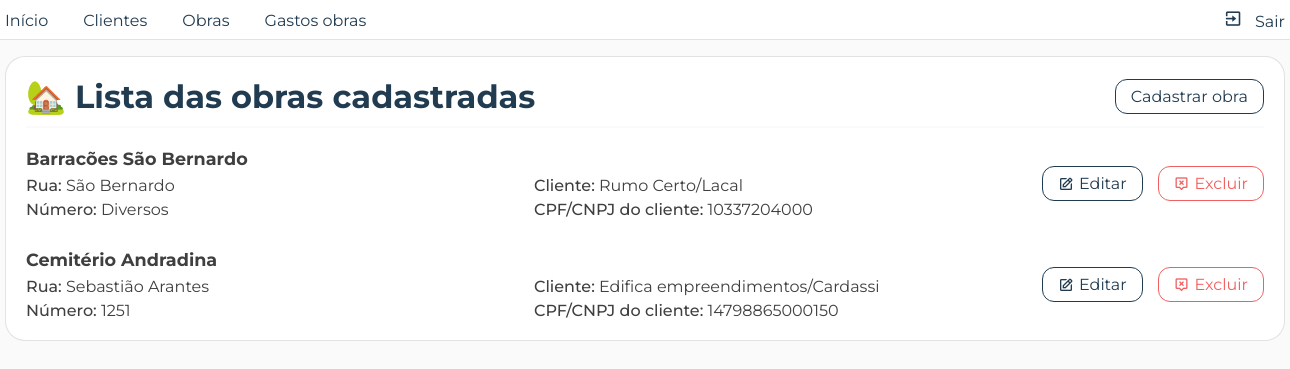
Before: /pages/front/listas/lista_obras.php (signed in) with the older database file.
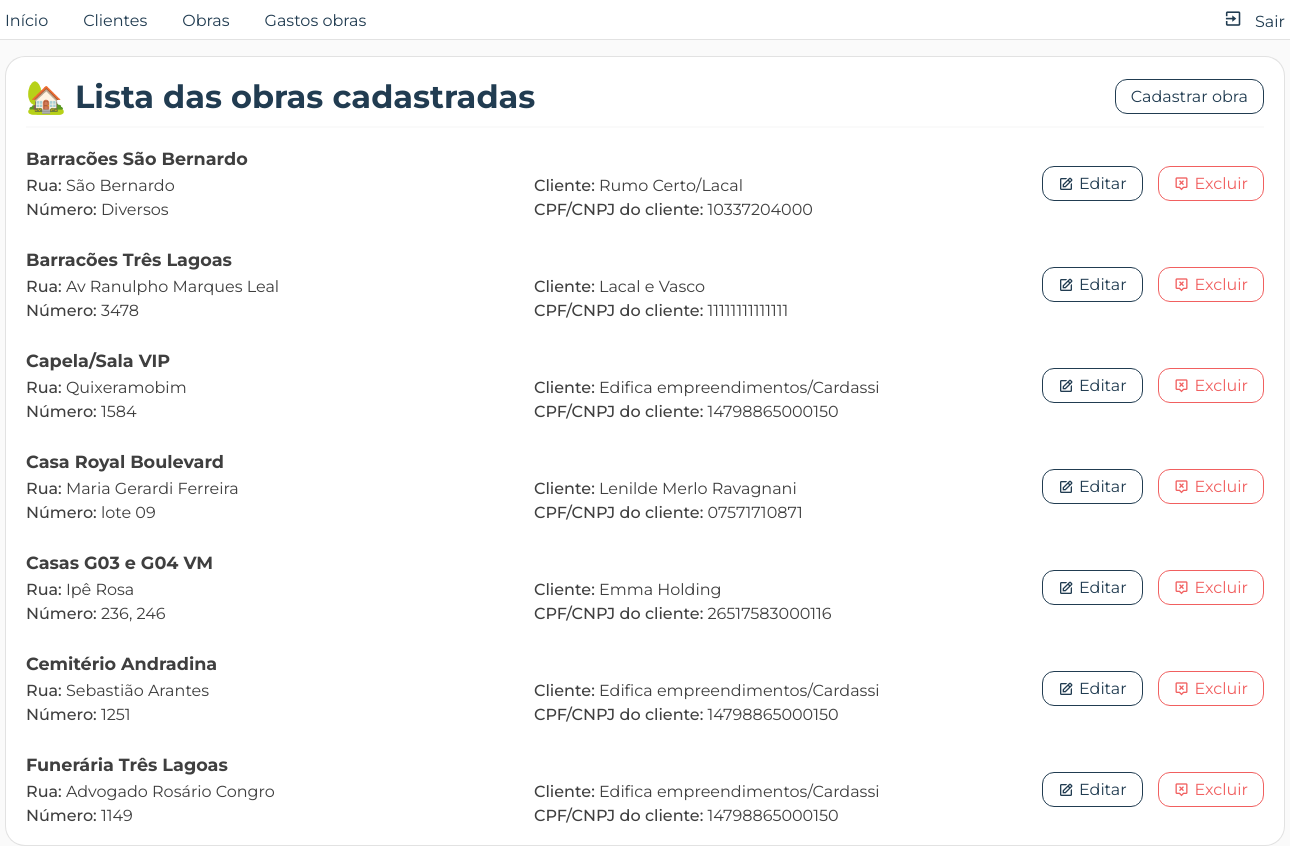
After: the same page with the newer database file.
### tables this page shows
CREATE TABLE `obras` (
  `id` int(11) NOT NULL,
  `nome` varchar(50) NOT NULL,
  `cpf_cnpj_cliente` varchar(20) NOT NULL,
  `id_cidade` int(11) NOT NULL,
  `rua` varchar(50) NOT NULL,
  `numObra` char(10) NOT NULL
);

CREATE TABLE `clientes` (
  `cpf_cnpj` varchar(20) NOT NULL,
  `nome` varchar(50) NOT NULL,
  `tipo_cliente` char(2) DEFAULT NULL
);

### pages/back/listas/lista_obrasdb.php (called while the page is built)
<?php
   require_once(__DIR__."/../../conexao/connection.php");
   try {
      $query = $conn->prepare("SELECT
                                 O.id,
                                 O.nome AS nomeObra,
                                 O.rua,
                                 O.numObra,
                                 C.cpf_cnpj,
                                 C.nome AS nomeCliente,
                                 Ci.cidade
                               FROM obras O
                               INNER JOIN clientes C
                               ON O.cpf_cnpj_cliente = C.cpf_cnpj
                               INNER JOIN cidades Ci
                               ON O.id_cidade = Ci.id
                               ORDER BY nomeObra ASC");
      $query->execute();
      if($query) {
         $obras = $query->fetchAll(PDO::FETCH_ASSOC);
         return $obras;
      }
   } catch(PDOException $erro) {
      echo $erro;
      echo "Não foi possível recuperar as obras cadastradas";
      exit();
   }
?>

### pages/front/listas/lista_obras.php (the view, shortened to what this page needs)
<?php
   require_once(__DIR__."/../../back/listas/lista_obrasdb.php");
?>
<!DOCTYPE html>
<html lang="pt-br">
<head>
      <link rel="stylesheet" href="<?= BASE_URL; ?>css/reset.css">
      <link rel="stylesheet" href="<?= BASE_URL; ?>css/style.css">
      <link rel="stylesheet" href="<?= BASE_URL; ?>css/listas.css">
</head>
<body>
      <?php require_once(__DIR__."/../menu.php"); ?>
      <div class="container container_lista">
         <div class="row rowTitulo">
            <h1>🏡 Lista das obras cadastradas</h1>
            <nav>
               <a href="<?= BASE_URL; ?>pages/front/cadastros/cadastrar_obras.php" class="btn nav">Cadastrar obra</a>
            </nav>
         </div>
         <div class="row lista">
            <?php
               foreach($obras as $linha) {
            ?>
               <div class="card">
                  <div class="particao_info">
                     <div class="row">
                        <h2 class="titulo_card_lista"><?= $linha['nomeObra']; ?></h2>
                     </div>
                     <div class="row">
                        <div class="particao">
                           <p class="texto_card_lista"><span class="bold">Rua:</span> <?= $linha['rua']; ?></p>
                           <p class="texto_card_lista"><span class="bold">Número:</span> <?= $linha['numObra']; ?></p>
                        </div>
                        <div class="particao">
                           <p class="texto_card_lista"><span class="bold">Cliente:</span> <?= $linha['nomeCliente']; ?></p>
                           <p class="texto_card_lista endereco_obra"><span class="bold">CPF/CNPJ do cliente:</span> <?= $linha['cpf_cnpj']; ?></p>
                        </div>
                     </div>
                  </div>
                  <div class="particao_btns_acao">
                     <a href="<?= BASE_URL; ?>pages/front/edits/editar_obra.php?id=<?= $linha['id']; ?>" class="btn editar">
                        <i class='bx bx-edit'></i>
                        Editar
                     </a>
                     <a
                        href="<?= BASE_URL; ?>pages/back/excluir/excluir_obradb.php?id=<?= $linha['id']; ?>"
                        class="btn excluir"
                        onclick="confirmarExclusao(event, '<?= $linha['nomeObra']; ?>')">
                        <i class='bx bx-message-alt-x'></i>
                        Excluir
                     </a>
                  </div>
               </div>
            <?php
               }
            ?>
         </div>
      </div>
</body>
</html>

Changed rows visible on the page:
added obras: nome "Barracões Três Lagoas", rua "Av Ranulpho Marques Leal", numObra "3478", clientes.nome "Lacal e Vasco", clientes.cpf_cnpj "11111111111111"
added obras: nome "Capela/Sala VIP", rua "Quixeramobim", numObra "1584", clientes.nome "Edifica empreendimentos/Cardassi", clientes.cpf_cnpj "14798865000150"
added obras: nome "Casa Royal Boulevard", rua "Maria Gerardi Ferreira", numObra "lote 09", clientes.nome "Lenilde Merlo Ravagnani", clientes.cpf_cnpj "07571710871"
added obras: nome "Casas G03 e G04 VM", rua "Ipê Rosa", numObra "236, 246", clientes.nome "Emma Holding", clientes.cpf_cnpj "26517583000116"
added obras: nome "Funerária Três Lagoas", rua "Advogado Rosário Congro", numObra "1149", clientes.nome "Edifica empreendimentos/Cardassi", clientes.cpf_cnpj "14798865000150"
